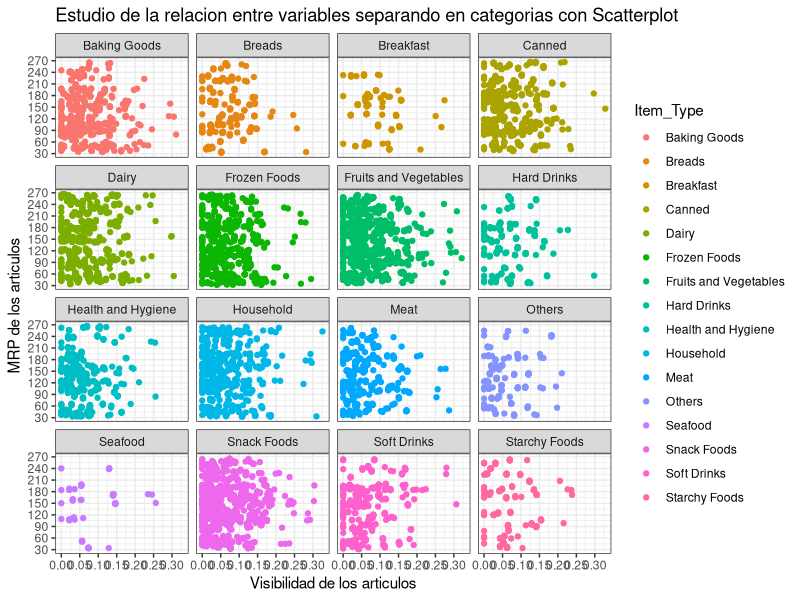

Recreate this plot in R.
library("readxl") # Libreria para leer archivos de excel
library("ggplot2") # Libreria para hacer plots avanzados

# Establecemos el working directory como el directorio actual
directorio <- dirname(parent.frame(2)$ofile)
setwd(directorio)

# Leemos los datos desde el excel
datos <- read_excel("Dataset.xlsx")

# Representamos los datos separando en categorias con un gráfico de dispersión
print(ggplot(datos, aes(Item_Visibility, Item_MRP)) 
        + geom_point(aes(color = Item_Type))
        + scale_x_continuous("Visibilidad de los articulos", breaks = seq(0,0.35,0.05))
        + scale_y_continuous("MRP de los articulos", breaks = seq(0,270,by = 30))
        + theme_bw() + labs(title="Estudio de la relacion entre variables separando en categorias con Scatterplot") 
        + facet_wrap( ~ Item_Type))